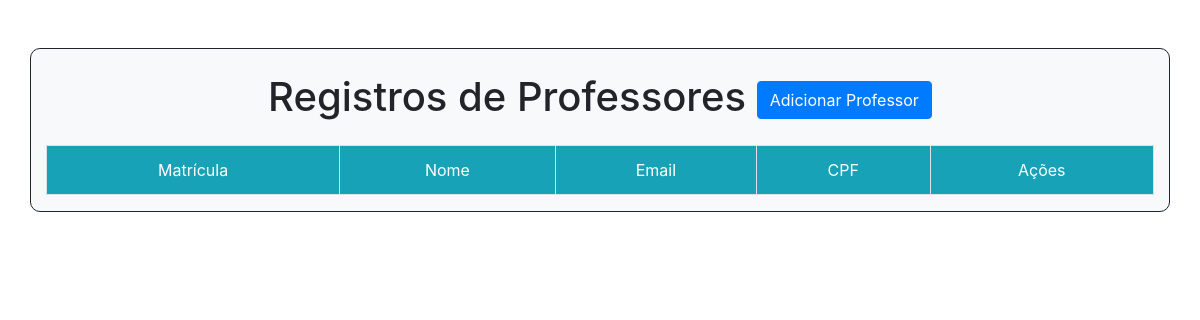
The app's page /academico/listar/professor/, older data.
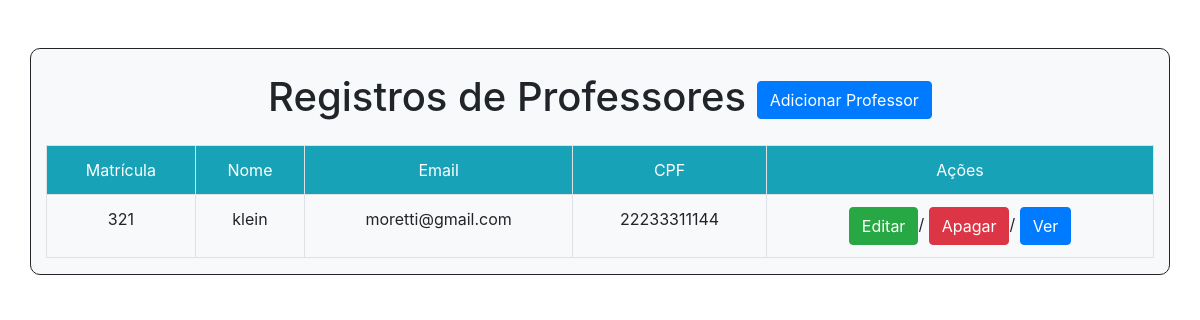
The same page, newer data.
### academico/models.py (models this page shows)
class Professor(models.Model):
    matricula = models.CharField(max_length=12)
    nome = models.CharField(max_length=100)
    email = models.EmailField(max_length=200)
    cpf = models.CharField(max_length=14)

### academico/views.py (the view)
# urls.py: path("listar/professor/",views.listarProfessor, name="listagem_professor"),
def listarProfessor(request):
   professor = Professor.objects.all()
   dicionario = { 'registros': professor }
   return render(request, 'listagem_professor.html',context=dicionario)

### academico/templates/listagem_professor.html (shortened to what this page needs)
<!DOCTYPE html>
<html lang="pt-br">
<head>
    <link rel="stylesheet" href="https://cdn.jsdelivr.net/npm/bootstrap@4.6.1/dist/css/bootstrap.min.css">
</head>
<body>
<div class="container mt-5 bg-light" style="border:1px solid ; background-color:#1111; border-radius: 10px;">
    <h1 class="m-4 text-center">Registros de Professores <a href="/academico/adicionar/professor/" class="btn btn-primary">Adicionar Professor</a></h1>
    <table class="table table-bordered">
        <tr class="bg-info text-white text-center ">
            <td> Matrícula </td>
            <td> Nome </td>
            <td> Email </td>
            <td> CPF </td>
            <td> Ações </td>
        </tr>
        {% for reg in registros %}
        <tr class="text-center">
            <td>{{ reg.matricula }}</td>
            <td>{{ reg.nome }}</td>
            <td>{{ reg.email }}</td>
            <td>{{ reg.cpf }}</td>
            <td>
                <a href="/academico/editar/professor/{{reg.id}}/" class="btn btn-success">Editar</a>/
                <a href="/academico/deletar/professor/{{reg.id}}/" class="btn btn-danger">Apagar</a>/
                <a href="/academico/visualizar/professor/{{reg.id}}/" class="btn btn-primary">Ver</a>
            </td>
        </tr>
        {% endfor %}
    </table>
</div>
</body>
</html>

Row changes from the older to the newer data that the page shows:
added Professor: matricula "321", nome "klein", email "moretti@gmail.com", cpf "22233311144"
